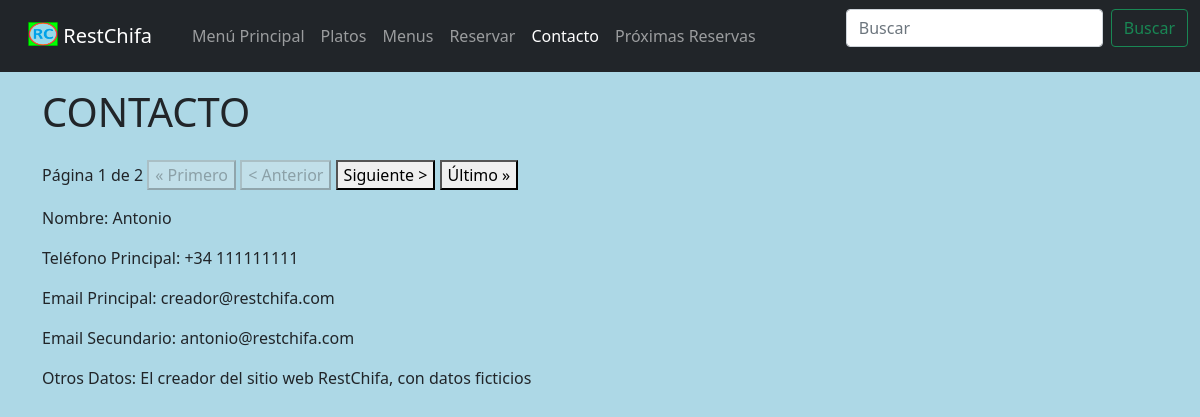
Page /restChifa/contacto/ on the committed database.
### restChifa/models.py (models this page shows, shortened)
class Contact(models.Model):
    pk_id = models.AutoField(primary_key=True)
    name = models.CharField(max_length=200, blank = False, null = False)
    main_phone = models.CharField(max_length=15, blank = False, null = False)
    main_email = models.CharField(max_length=100, blank=True)
    other = models.CharField(max_length=200, blank=True)
    class Meta:
        verbose_name_plural = "Contacts"

class Contact_Mail(models.Model):
    fk_contact = models.ForeignKey(Contact, on_delete=models.CASCADE, blank = False, null = False)
    email = models.CharField(max_length=100, blank = False, null = False)
    class Meta:
        verbose_name_plural = "Contact_Mails"
        constraints = [
            models.UniqueConstraint(
                fields=['fk_contact', 'email'], name='unique_fk_contact_email_combination'
            )
        ]

### restChifa/views.py (the view, shortened to what this page needs)
def contact(request):
    search_get = request.GET.get('search')
    contact_objects = Contact.objects.all()
    phone_objects = Contact_Phone.objects.all()
    mail_objects = Contact_Mail.objects.all()
    page_object = Common.get_paginator(request, contact_objects, 1)
    nav_contact_active = "active"
    url_page = {
        "index": settings.URL_INDEX,
        "dishes": settings.URL_DISHES,
        "dish": settings.URL_DISH,
        "menus": settings.URL_MENUS,
        "menu": settings.URL_MENU,
        "reserve": settings.URL_RESERVE,
        "contact": settings.URL_CONTACT,
        "data_reserves": settings.URL_DATA_RESERVES
    }
    context = {
        'page_object': page_object,
        'phone_objects': phone_objects,
        'mail_objects': mail_objects,
        "nav_contact_active": nav_contact_active,
        "url_page": url_page
        }
    return render(request, 'restChifa/contact.html', context)

### restChifa/common.py (called while the page is built)
    def get_paginator(request, model, per_page=settings.PAGINATOR_PER_PAGE): #settings.PAGINATOR_PER_PAGE
        if request is None or model is None:
            return False
        return Paginator(model, per_page).get_page(request.GET.get("page"))

### restChifa/templates/restChifa/contact.html (shortened to what this page needs)
{% include 'restChifa/navegation.html' %}
<div class="container my-3">
    <div class="row">
        <div class="col-sm-12 col-md-12 col-lg-12 col-xl-12">
            <h1>CONTACTO</h1>
        </div>
    </div>
    {% if page_object.object_list %}
        <div class="row my-3">
            <div class="col-sm-12 col-md-12 col-lg-12 col-xl-12">
                {% include 'restChifa/paginator.html' %}
            </div>
        </div>
        {% for contact in page_object.object_list %}
            <div class="row">
                <div class="col-sm-12 col-md-12 col-lg-12 col-xl-12">
                    <p>Nombre: {{ contact.name }}</p>
                </div>
            </div>
            <div class="row">
                <div class="col-sm-12 col-md-12 col-lg-12 col-xl-12">
                    <p>Teléfono Principal: {{ contact.main_phone }}</p>
                </div>
            </div>
            {% if contact.main_email %}
                <div class="row">
                    <div class="col-sm-12 col-md-12 col-lg-12 col-xl-12">
                        <p>Email Principal: {{ contact.main_email }}</p>
                    </div>
                </div>
                {% if mail_objects %}
                    {% for mail in mail_objects %}
                        {% if mail.fk_contact == contact %}
                            <div class="row">
                                <div class="col-sm-12 col-md-12 col-lg-12 col-xl-12">
                                    <p>Email Secundario: {{ mail.email }}</p>
                                </div>
                            </div>
                        {% endif %}
                    {% endfor %}
                {% endif %}
            {% endif %}
            <div class="row">
                <div class="col-sm-12 col-md-12 col-lg-12 col-xl-12">
                    <p>Otros Datos: {{ contact.other }}</p>
                </div>
            </div>
        {% endfor %}
    {% else %}
        <div class="row my-3">
            <div class="col-sm-12 col-md-12 col-lg-12 col-xl-12">
                <p>No hay contactos.</p>
            </div>
        </div>
    {% endif %}
</div>

### rows in the picture
Contact: name "Antonio", main_phone "+34 111111111", main_email "creador@restchifa.com", other "El creador del sitio web RestChifa, con datos ficticios"
Contact_Mail: email "antonio@restchifa.com"

### other values in the picture
{{ page_object.number }} "1"
{{ page_object.paginator.num_pages }} "2"
